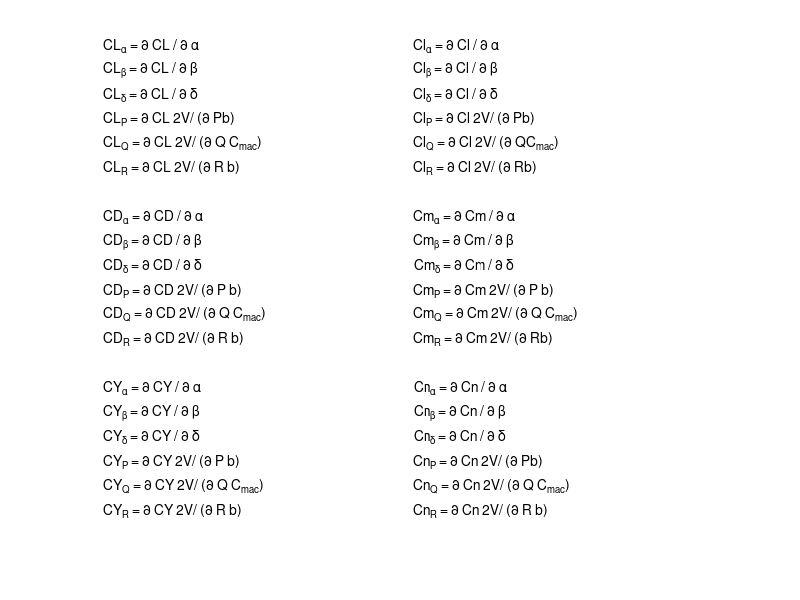

This figure's MATLAB source: (Note: this script raises an error after producing the figure.)
function[]=definitions();
h=figure(101);
text(0,1.00,'CL_\alpha = \partial CL / \partial \alpha');
text(0,0.95,'CL_\beta = \partial CL / \partial \beta');
text(0,0.90,'CL_\delta = \partial CL / \partial \delta');
text(0,0.85,'CL_P = \partial CL 2V/ (\partial Pb)');
text(0,0.80,'CL_Q = \partial CL 2V/ (\partial Q C_{mac})');
text(0,0.75,'CL_R = \partial CL 2V/ (\partial R b)');

text(0,0.65,'CD_\alpha = \partial CD / \partial \alpha');
text(0,0.60,'CD_\beta = \partial CD / \partial \beta');
text(0,0.55,'CD_\delta = \partial CD / \partial \delta');
text(0,0.5,'CD_P = \partial CD 2V/ (\partial P b)');
text(0,0.45,'CD_Q = \partial CD 2V/ (\partial Q C_{mac})');
text(0,0.4,'CD_R = \partial CD 2V/ (\partial R b)');

text(0,0.3,'CY_\alpha = \partial CY / \partial \alpha');
text(0,0.25,'CY_\beta = \partial CY / \partial \beta');
text(0,0.2,'CY_\delta = \partial CY / \partial \delta');
text(0,0.15,'CY_P = \partial CY 2V/ (\partial P b)');
text(0,0.10,'CY_Q = \partial CY 2V/ (\partial Q C_{mac})');
text(0,0.05,'CY_R = \partial CY 2V/ (\partial R b)');

text(0.5,1.00,'Cl_\alpha = \partial Cl / \partial \alpha');
text(0.5,0.95,'Cl_\beta = \partial Cl / \partial \beta');
text(0.5,0.90,'Cl_\delta = \partial Cl / \partial \delta');
text(0.5,0.85,'Cl_P = \partial Cl 2V/ (\partial Pb)');
text(0.5,0.80,'Cl_Q = \partial Cl 2V/ (\partial QC_{mac})');
text(0.5,0.75,'Cl_R = \partial Cl 2V/ (\partial Rb)');

text(0.5,0.65,'Cm_\alpha = \partial Cm / \partial \alpha');
text(0.5,0.60,'Cm_\beta = \partial Cm / \partial \beta');
text(0.5,0.55,'Cm_\delta = \partial Cm / \partial \delta');
text(0.5,0.5,'Cm_P = \partial Cm 2V/ (\partial P b)');
text(0.5,0.45,'Cm_Q = \partial Cm 2V/ (\partial Q C_{mac})');
text(0.5,0.4,'Cm_R = \partial Cm 2V/ (\partial Rb)');

text(0.5,0.3,'Cn_\alpha = \partial Cn / \partial \alpha');
text(0.5,0.25,'Cn_\beta = \partial Cn / \partial \beta');
text(0.5,0.2,'Cn_\delta = \partial Cn / \partial \delta');
text(0.5,0.15,'Cn_P = \partial Cn 2V/ (\partial Pb)');
text(0.5,0.10,'Cn_Q = \partial Cn 2V/ (\partial Q C_{mac})');
text(0.5,0.05,'Cn_R = \partial Cn 2V/ (\partial R b)');
set(h,'ToolBar','none');
set(h,'MenuBar','none');
set(h,'Color','White');
set(h,'Name','Tornado derivative definitions.');


axis off


A=imread('definitions.jpg');
h=figure(102);
set(gca,'Position',[0 0 1 1])
set(h,'ToolBar','none');
set(h,'MenuBar','none');
set(h,'Color','White');
set(h,'Name','Tornado axis definitions.');
axis off
h2=image(A);
axis off